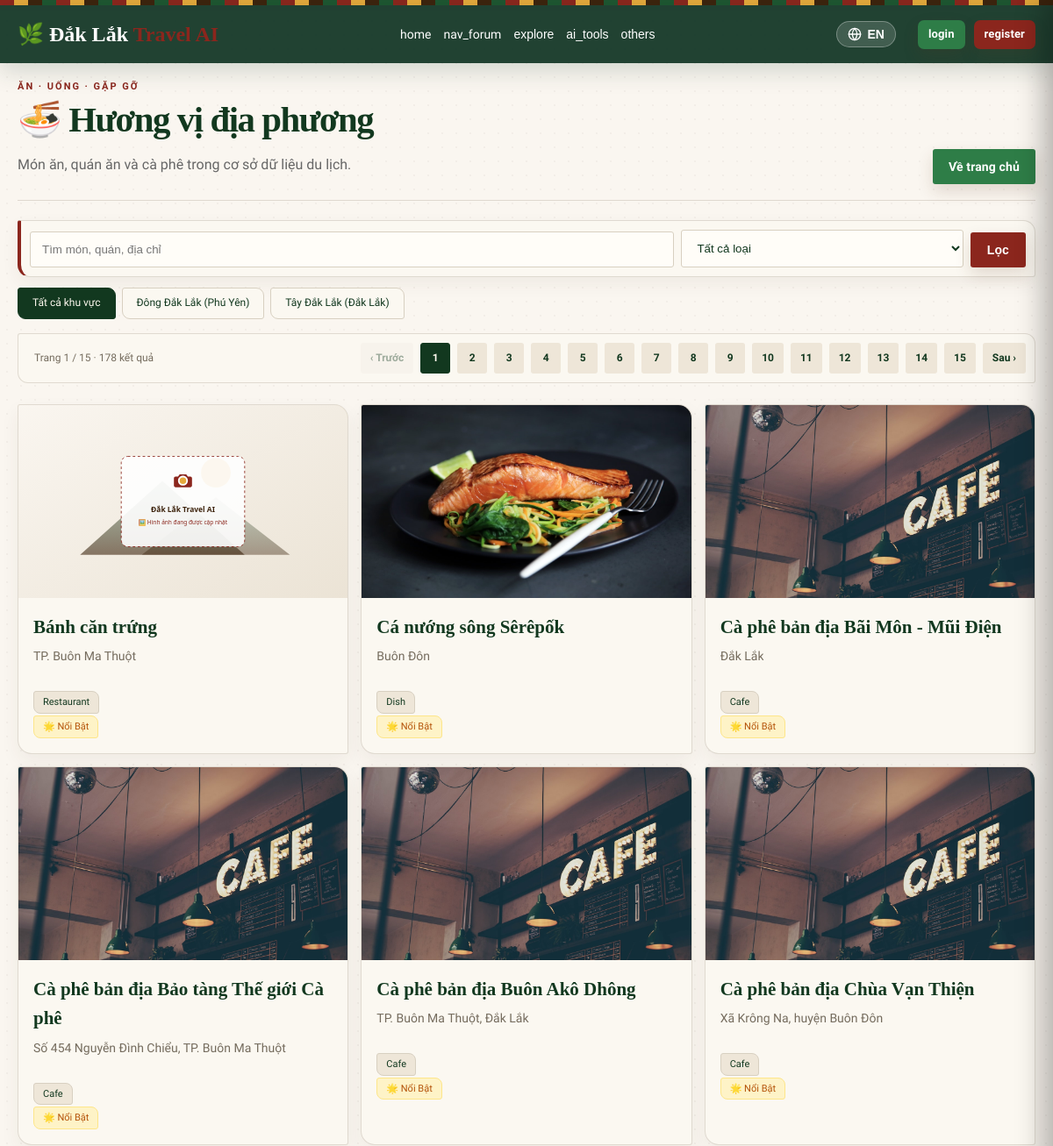
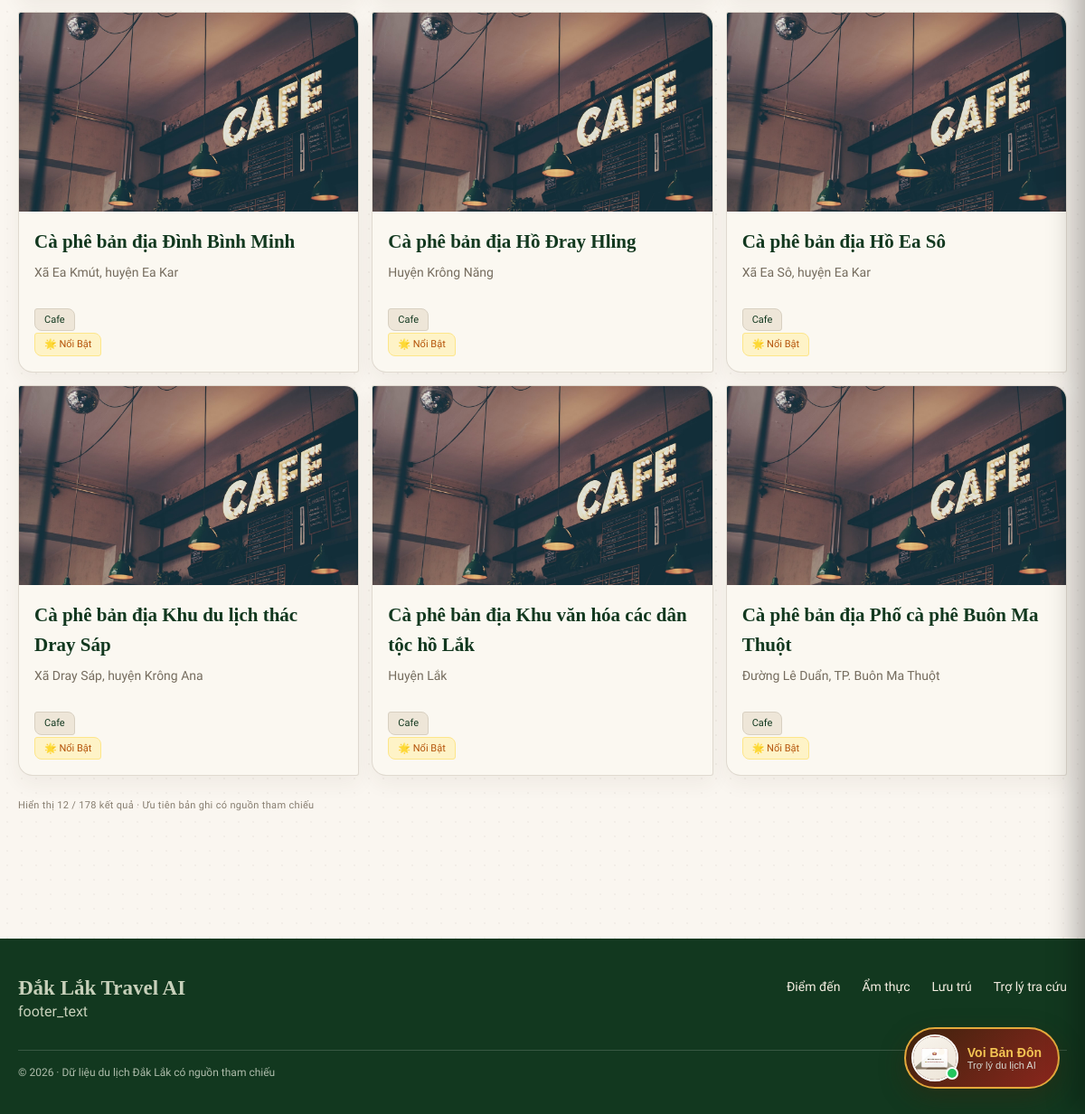
Screenshot of /foods.php with the database file from the repository (2 pictures, top to bottom).
### tables this page shows
CREATE TABLE `foods` (
  `id` int(11) NOT NULL,
  `destination_id` int(11) DEFAULT NULL,
  `region` enum('east','west') DEFAULT NULL,
  `entity_type` enum('dish','restaurant','cafe') NOT NULL DEFAULT 'dish',
  `name` varchar(200) NOT NULL,
  `name_en` varchar(255) DEFAULT NULL,
  `slug` varchar(220) NOT NULL,
  `description` text DEFAULT NULL,
  `description_en` text DEFAULT NULL,
  `address` varchar(255) DEFAULT NULL,
  `latitude` decimal(10,6) DEFAULT NULL,
  `longitude` decimal(10,6) DEFAULT NULL,
  `price_min` decimal(12,2) DEFAULT NULL,
  `price_max` decimal(12,2) DEFAULT NULL,
  `opening_hours` text DEFAULT NULL,
  `contact_phone` varchar(50) DEFAULT NULL,
  `image_url` varchar(500) DEFAULT NULL,
  `is_featured` tinyint(1) DEFAULT 0,
  `source_url` varchar(500) DEFAULT NULL,
  `last_verified_at` date DEFAULT NULL,
  `status` enum('draft','published') NOT NULL DEFAULT 'published',
  `created_at` timestamp NOT NULL DEFAULT current_timestamp(),
  `updated_at` timestamp NULL DEFAULT current_timestamp() ON UPDATE current_timestamp(),
  `place_id` varchar(255) DEFAULT NULL,
  `geo_source` enum('manual','destination','geocode','place') DEFAULT NULL,
  `geocoded_at` timestamp NULL DEFAULT NULL
);

### includes/functions.php (called while the page is built, shortened)
<?php
function url(string $path): string
{
    return BASE_URL . (str_starts_with($path, '/') ? $path : '/' . $path);
}
function e(?string $str): string
{
    return htmlspecialchars($str ?? '', ENT_QUOTES, 'UTF-8');
}

### public/foods.php (the view, shortened to what this page needs)
<?php
require_once __DIR__ . '/../includes/functions.php';
$db = getDB();
$keyword = trim((string)($_GET['q'] ?? ''));
$type = in_array($_GET['type'] ?? '', ['dish', 'restaurant', 'cafe'], true) ? $_GET['type'] : '';
$region = in_array($_GET['region'] ?? '', ['east', 'west'], true) ? $_GET['region'] : '';
$page = max(1, (int)($_GET['page'] ?? 1));
$limit = 12;
$where = ["f.status='published'"];
$params = [];
$whereSql = implode(' AND ', $where);
$count = $db->prepare("SELECT COUNT(*) FROM foods f LEFT JOIN destinations d ON d.id=f.destination_id WHERE $whereSql");
$count->execute($params); $total = (int)$count->fetchColumn();
$pages = max(1, (int)ceil($total / $limit)); $page = min($page, $pages); $offset = ($page - 1) * $limit;
$list = $db->prepare("SELECT f.*, COALESCE(f.image_url, (SELECT image_url FROM food_images fi WHERE fi.food_id=f.id ORDER BY fi.is_primary DESC,fi.sort_order,fi.id LIMIT 1)) AS card_image FROM foods f LEFT JOIN destinations d ON d.id=f.destination_id WHERE $whereSql ORDER BY f.is_featured DESC, f.name LIMIT $limit OFFSET $offset");
$list->execute($params); $foods = $list->fetchAll();
$queryParams = $_GET; unset($queryParams['page']);
include __DIR__ . '/../includes/header.php';
?><div class="catalog-page catalog-foods"><div class="section-heading-row"><div><p class="catalog-kicker">ĂN · UỐNG · GẶP GỠ</p><h1 class="section-title">🍜 Hương vị địa phương</h1><p class="section-sub">Món ăn, quán ăn và cà phê trong cơ sở dữ liệu du lịch.</p></div><a href="<?= url('/') ?>" class="btn secondary section-view-all">Về trang chủ</a></div>
<form class="catalog-filters" method="get" action="<?= url('/am-thuc') ?>"><input name="q" value="<?= e($keyword) ?>" placeholder="Tìm món, quán, địa chỉ"><select name="type"><option value="">Tất cả loại</option></select><button class="btn" type="submit">Lọc</button></form>
<div class="pills region-pills"><a class="pill <?= $region===''?'active':'' ?>" href="<?= url('/am-thuc') . ($keyword||$type ? '?' . e(http_build_query(array_filter(['q'=>$keyword,'type'=>$type]))) : '') ?>">Tất cả khu vực</a><?php foreach(['east'=>'Đông Đắk Lắk (Phú Yên)','west'=>'Tây Đắk Lắk (Đắk Lắk)'] as $key=>$label): $p=$queryParams; $p['region']=$key; ?><a class="pill <?= $region===$key?'active':'' ?>" href="<?= url('/am-thuc') . '?' . e(http_build_query($p)) ?>"><?= $label ?></a><?php endforeach; ?></div>
<?php if ($pages > 1): ?><nav class="catalog-pagination" aria-label="Phân trang ẩm thực"><span>Trang <?= $page ?> / <?= $pages ?> · <?= $total ?> kết quả</span><?php $p=$queryParams; $p['page']=max(1,$page-1); ?><a class="<?= $page<=1?'is-disabled':'' ?>" href="<?= url('/am-thuc') . '?' . e(http_build_query($p)) ?>">‹ Trước</a><?php for($i=1;$i<=$pages;$i++): $p=$queryParams; $p['page']=$i; ?><a class="<?= $i===$page?'is-current':'' ?>" href="<?= url('/am-thuc') . '?' . e(http_build_query($p)) ?>"><?= $i ?></a><?php endfor; $p=$queryParams; $p['page']=min($pages,$page+1); ?><a class="<?= $page>=$pages?'is-disabled':'' ?>" href="<?= url('/am-thuc') . '?' . e(http_build_query($p)) ?>">Sau ›</a></nav><?php endif; ?>
<div class="grid catalog-grid"><?php if (!$foods): ?><div class="catalog-empty"><span class="catalog-empty-mark">⌁</span><h2>Chưa tìm thấy hương vị phù hợp</h2><p>Thử tìm theo món, quán, cà phê hoặc đổi khu vực Đông/Tây.</p><a class="btn secondary" href="<?= url('/am-thuc') ?>">Xóa bộ lọc</a></div><?php endif; ?><?php foreach ($foods as $food): ?><article class="card catalog-card"><div class="card-img"><?php if (!empty($food['card_image'])): ?><img src="<?= url($food['card_image']) ?>" alt="<?= e($food['name']) ?>" loading="lazy" style="width:100%;height:100%;object-fit:cover" onerror="this.onerror=null;this.src='<?= url('/assets/images/placeholder.svg') ?>';"><?php else: ?><span class="catalog-no-image">🍜</span><?php endif; ?></div><div class="card-body"><h3><?= e($food['name']) ?></h3><p><?= e($food['address'] ?? 'Đắk Lắk') ?></p><span class="badge"><?= e($food['entity_type']) ?></span><?php if (!empty($food['is_featured'])): ?><span class="badge" style="background:#fef3c7; color:#b45309; border:1px solid #fde68a;">🌟 Nổi bật</span><?php endif; ?></div></article><?php endforeach; ?></div><p class="catalog-footer-note">Hiển thị <?= count($foods) ?> / <?= $total ?> kết quả · Ưu tiên bản ghi có nguồn tham chiếu</p></div>
<?php include __DIR__ . '/../includes/footer.php'; ?>

### rows the page displays
foods: shows a picture, name "Bánh căn trứng", address "TP. Buôn Ma Thuột", entity_type "Restaurant", is_featured "🌟 Nổi Bật"
foods: shows a picture, name "Cá nướng sông Sêrêpốk", address "Buôn Đôn", entity_type "Dish", is_featured "🌟 Nổi Bật"
foods: name "Cà phê bản địa Bãi Môn - Mũi Điện", address "Đắk Lắk", entity_type "Cafe", is_featured "🌟 Nổi Bật"
foods: name "Cà phê bản địa Bảo tàng Thế giới Cà phê", address "Số 454 Nguyễn Đình Chiểu, TP. Buôn Ma Thuột", entity_type "Cafe", is_featured "🌟 Nổi Bật"
foods: name "Cà phê bản địa Buôn Akô Dhông", address "TP. Buôn Ma Thuột, Đắk Lắk", entity_type "Cafe", is_featured "🌟 Nổi Bật"
foods: name "Cà phê bản địa Chùa Vạn Thiện", address "Xã Krông Na, huyện Buôn Đôn", entity_type "Cafe", is_featured "🌟 Nổi Bật"
foods: name "Cà phê bản địa Đình Bình Minh", address "Xã Ea Kmút, huyện Ea Kar", entity_type "Cafe", is_featured "🌟 Nổi Bật"
foods: name "Cà phê bản địa Hồ Đray Hling", address "Huyện Krông Năng", entity_type "Cafe", is_featured "🌟 Nổi Bật"
foods: name "Cà phê bản địa Hồ Ea Sô", address "Xã Ea Sô, huyện Ea Kar", entity_type "Cafe", is_featured "🌟 Nổi Bật"
foods: name "Cà phê bản địa Khu du lịch thác Dray Sáp", address "Xã Dray Sáp, huyện Krông Ana", entity_type "Cafe", is_featured "🌟 Nổi Bật"
foods: name "Cà phê bản địa Khu văn hóa các dân tộc hồ Lắk", address "Huyện Lắk", entity_type "Cafe", is_featured "🌟 Nổi Bật"
foods: name "Cà phê bản địa Phố cà phê Buôn Ma Thuột", address "Đường Lê Duẩn, TP. Buôn Ma Thuột", entity_type "Cafe", is_featured "🌟 Nổi Bật"

### other values shown
__('home') "home"
__('nav_forum') "nav_forum"
__('explore') "explore"
__('ai_tools') "ai_tools"
__('others') "others"
__('login') "login"
__('register') "register"
$label "Đông Đắk Lắk (Phú Yên)"
$label "Tây Đắk Lắk (Đắk Lắk)"
$page "1"
$pages "15"
$total "178"
count($foods) "12"
__('footer_text') "footer_text"
